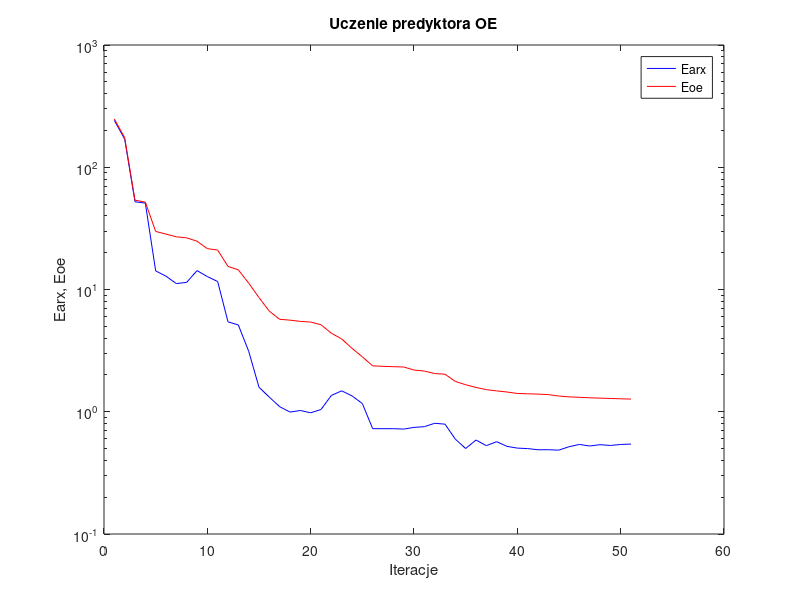
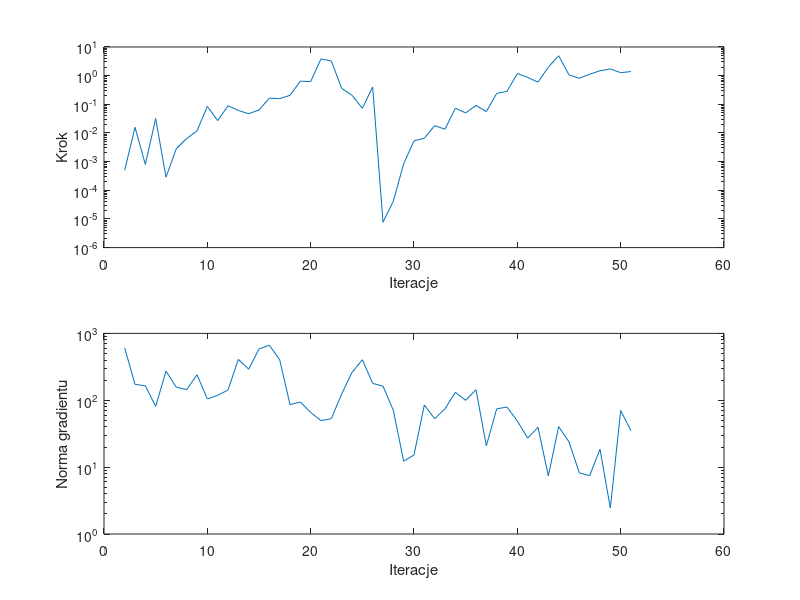

Here is the MATLAB script that generated these plots, in order:
%uczenie predyktora oe
clear all;
n=0; farx(n+1)=2.417010e+002; foe(n+1)=2.483557e+002; wspucz(n+1)=0.000000e+000; ng(n+1)=0.000000e+000;
%odnowa zmiennej metryki
n=1; farx(n+1)=1.698493e+002; foe(n+1)=1.747906e+002; krok(n+1)=4.988661e-004; ng(n+1)=6.068687e+002;
n=2; farx(n+1)=5.221510e+001; foe(n+1)=5.377399e+001; krok(n+1)=1.571994e-002; ng(n+1)=1.729791e+002;
n=3; farx(n+1)=5.088073e+001; foe(n+1)=5.188984e+001; krok(n+1)=7.964319e-004; ng(n+1)=1.646985e+002;
n=4; farx(n+1)=1.419911e+001; foe(n+1)=2.985756e+001; krok(n+1)=3.201933e-002; ng(n+1)=8.096335e+001;
n=5; farx(n+1)=1.285269e+001; foe(n+1)=2.838609e+001; krok(n+1)=2.875463e-004; ng(n+1)=2.727324e+002;
n=6; farx(n+1)=1.117824e+001; foe(n+1)=2.698312e+001; krok(n+1)=2.840497e-003; ng(n+1)=1.566074e+002;
n=7; farx(n+1)=1.144374e+001; foe(n+1)=2.646061e+001; krok(n+1)=6.422675e-003; ng(n+1)=1.441482e+002;
n=8; farx(n+1)=1.427270e+001; foe(n+1)=2.482979e+001; krok(n+1)=1.175824e-002; ng(n+1)=2.404052e+002;
n=9; farx(n+1)=1.275857e+001; foe(n+1)=2.159336e+001; krok(n+1)=8.452792e-002; ng(n+1)=1.044241e+002;
n=10; farx(n+1)=1.161938e+001; foe(n+1)=2.101195e+001; krok(n+1)=2.702970e-002; ng(n+1)=1.185891e+002;
n=11; farx(n+1)=5.438954e+000; foe(n+1)=1.544924e+001; krok(n+1)=8.877087e-002; ng(n+1)=1.422356e+002;
n=12; farx(n+1)=5.125852e+000; foe(n+1)=1.447611e+001; krok(n+1)=6.101994e-002; ng(n+1)=4.087410e+002;
n=13; farx(n+1)=3.128092e+000; foe(n+1)=1.127855e+001; krok(n+1)=4.681906e-002; ng(n+1)=2.917011e+002;
n=14; farx(n+1)=1.586188e+000; foe(n+1)=8.592514e+000; krok(n+1)=6.345766e-002; ng(n+1)=5.848408e+002;
n=15; farx(n+1)=1.316890e+000; foe(n+1)=6.644516e+000; krok(n+1)=1.644497e-001; ng(n+1)=6.640968e+002;
n=16; farx(n+1)=1.099890e+000; foe(n+1)=5.704150e+000; krok(n+1)=1.578639e-001; ng(n+1)=4.042090e+002;
n=17; farx(n+1)=9.939042e-001; foe(n+1)=5.615372e+000; krok(n+1)=2.051030e-001; ng(n+1)=8.619513e+001;
n=18; farx(n+1)=1.024211e+000; foe(n+1)=5.484952e+000; krok(n+1)=6.400584e-001; ng(n+1)=9.389213e+001;
n=19; farx(n+1)=9.803182e-001; foe(n+1)=5.417097e+000; krok(n+1)=6.193808e-001; ng(n+1)=6.582653e+001;
n=20; farx(n+1)=1.043304e+000; foe(n+1)=5.148018e+000; krok(n+1)=3.848936e+000; ng(n+1)=4.961119e+001;
n=21; farx(n+1)=1.359236e+000; foe(n+1)=4.391122e+000; krok(n+1)=3.233202e+000; ng(n+1)=5.309294e+001;
n=22; farx(n+1)=1.483081e+000; foe(n+1)=3.943784e+000; krok(n+1)=3.624196e-001; ng(n+1)=1.240164e+002;
n=23; farx(n+1)=1.348301e+000; foe(n+1)=3.302384e+000; krok(n+1)=2.064051e-001; ng(n+1)=2.610985e+002;
n=24; farx(n+1)=1.167623e+000; foe(n+1)=2.814881e+000; krok(n+1)=7.262643e-002; ng(n+1)=4.038547e+002;
n=25; farx(n+1)=7.274196e-001; foe(n+1)=2.373604e+000; krok(n+1)=4.015963e-001; ng(n+1)=1.788913e+002;
%odnowa zmiennej metryki
n=26; farx(n+1)=7.266887e-001; foe(n+1)=2.353453e+000; krok(n+1)=7.676118e-006; ng(n+1)=1.626012e+002;
n=27; farx(n+1)=7.270817e-001; foe(n+1)=2.337249e+000; krok(n+1)=4.194015e-005; ng(n+1)=7.053390e+001;
n=28; farx(n+1)=7.213550e-001; foe(n+1)=2.323408e+000; krok(n+1)=8.375096e-004; ng(n+1)=1.226333e+001;
n=29; farx(n+1)=7.446389e-001; foe(n+1)=2.194542e+000; krok(n+1)=5.320104e-003; ng(n+1)=1.520869e+001;
n=30; farx(n+1)=7.551123e-001; foe(n+1)=2.151747e+000; krok(n+1)=6.555717e-003; ng(n+1)=8.503247e+001;
n=31; farx(n+1)=8.046998e-001; foe(n+1)=2.053281e+000; krok(n+1)=1.802073e-002; ng(n+1)=5.293342e+001;
n=32; farx(n+1)=7.916007e-001; foe(n+1)=2.028190e+000; krok(n+1)=1.349675e-002; ng(n+1)=7.457116e+001;
n=33; farx(n+1)=5.970397e-001; foe(n+1)=1.769556e+000; krok(n+1)=7.301859e-002; ng(n+1)=1.314083e+002;
n=34; farx(n+1)=5.003735e-001; foe(n+1)=1.663502e+000; krok(n+1)=5.005537e-002; ng(n+1)=9.982562e+001;
n=35; farx(n+1)=5.870208e-001; foe(n+1)=1.580556e+000; krok(n+1)=9.137743e-002; ng(n+1)=1.437412e+002;
n=36; farx(n+1)=5.280035e-001; foe(n+1)=1.516482e+000; krok(n+1)=5.558094e-002; ng(n+1)=2.079472e+001;
n=37; farx(n+1)=5.690371e-001; foe(n+1)=1.481109e+000; krok(n+1)=2.393567e-001; ng(n+1)=7.431815e+001;
n=38; farx(n+1)=5.210291e-001; foe(n+1)=1.450743e+000; krok(n+1)=2.836964e-001; ng(n+1)=7.925726e+001;
n=39; farx(n+1)=5.041919e-001; foe(n+1)=1.410801e+000; krok(n+1)=1.186820e+000; ng(n+1)=4.895257e+001;
n=40; farx(n+1)=4.996915e-001; foe(n+1)=1.403046e+000; krok(n+1)=8.670260e-001; ng(n+1)=2.713105e+001;
n=41; farx(n+1)=4.887487e-001; foe(n+1)=1.393805e+000; krok(n+1)=5.925364e-001; ng(n+1)=3.945469e+001;
n=42; farx(n+1)=4.893159e-001; foe(n+1)=1.381265e+000; krok(n+1)=1.980712e+000; ng(n+1)=7.392887e+000;
n=43; farx(n+1)=4.851797e-001; foe(n+1)=1.345494e+000; krok(n+1)=4.945624e+000; ng(n+1)=4.035245e+001;
n=44; farx(n+1)=5.173751e-001; foe(n+1)=1.323168e+000; krok(n+1)=1.062525e+000; ng(n+1)=2.380222e+001;
n=45; farx(n+1)=5.403491e-001; foe(n+1)=1.312430e+000; krok(n+1)=8.083004e-001; ng(n+1)=8.218374e+000;
n=46; farx(n+1)=5.246075e-001; foe(n+1)=1.301217e+000; krok(n+1)=1.120145e+000; ng(n+1)=7.448555e+000;
n=47; farx(n+1)=5.379416e-001; foe(n+1)=1.292304e+000; krok(n+1)=1.477307e+000; ng(n+1)=1.850299e+001;
n=48; farx(n+1)=5.299739e-001; foe(n+1)=1.285303e+000; krok(n+1)=1.715220e+000; ng(n+1)=2.442547e+000;
n=49; farx(n+1)=5.400834e-001; foe(n+1)=1.275949e+000; krok(n+1)=1.268929e+000; ng(n+1)=7.005959e+001;
n=50; farx(n+1)=5.438988e-001; foe(n+1)=1.269574e+000; krok(n+1)=1.390988e+000; ng(n+1)=3.489930e+001;

figure; semilogy(farx,'b'); hold on; semilogy(foe,'r'); xlabel('Iteracje'); ylabel('Earx, Eoe'); legend('Earx','Eoe'); title('Uczenie predyktora OE');
figure; subplot(2,1,1); semilogy(krok); xlabel('Iteracje'); ylabel('Krok');
subplot(2,1,2); semilogy(ng); xlabel('Iteracje'); ylabel('Norma gradientu');
Earx=farx(n+1)
Eoe=foe(n+1)
